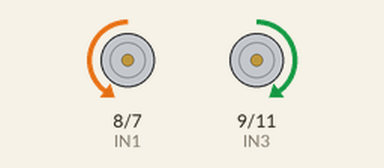
A sketch run on a simulated Arduino Uno, built with avr-gcc and run on an emulated ATmega328P. Parts: motor-driver pin pairs drawn as motors (green arrow = first pin HIGH = forward, orange = second pin HIGH = backward, longer = more drive, scaled by the enable pin).

Above: at 0.5 s.
At 1.5 s:
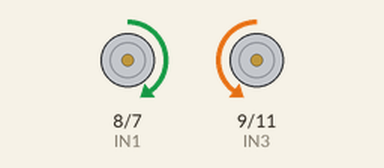
At 2.5 s:
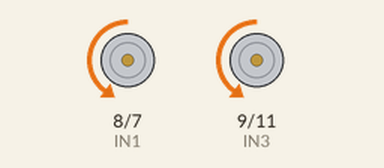
At 3.5 s:
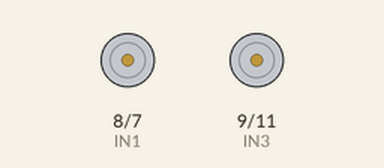
Timing chart, 0 to 5.2 s (numbered marks = the images above):
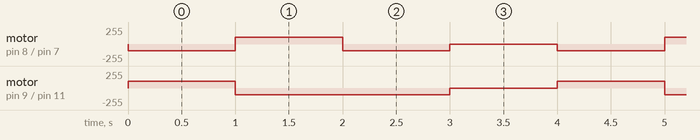

Measured:
- by itself, motor on pin 9 (IN3) / pin 11 (IN4): repeats every 4.0 s: backward 100/255 2.0 s, stopped 1.0 s, forward 100/255 1.0 s
- by itself, motor on pin 8 (IN1) / pin 7 (IN2): repeats every 4.0 s: forward 100/255 1.0 s, backward 100/255 1.0 s, stopped 1.0 s, backward 100/255 1.0 s

The sketch:

Motors.ino
```cpp
 /* These pins turn the motors on/off */
int ENA = 5;    // Left  wheel speed
int ENB = 6;    // Right wheel speed
/* These pins control the direction of the motors*/
int IN2 = 7;
int IN1 = 8;
int IN3 = 9;
int IN4 = 11;

//set car speed
int CAR_SPEED = 100;
typedef unsigned char u8;  //Change the name of unsigned char to u8

void forward(u8 car_speed)
{

  analogWrite(ENA, car_speed);
  analogWrite(ENB, car_speed);
  digitalWrite(IN1, HIGH);
  digitalWrite(IN2, LOW);
  digitalWrite(IN3, LOW);
  digitalWrite(IN4, HIGH);
}


void back(u8 car_speed)
{

  analogWrite(ENA, car_speed);
  analogWrite(ENB, car_speed);
  digitalWrite(IN1, LOW);
  digitalWrite(IN2, HIGH);
  digitalWrite(IN3, HIGH);
  digitalWrite(IN4, LOW);
}


void left(u8 car_speed)
{

  analogWrite(ENA, car_speed);
  analogWrite(ENB, car_speed);
  digitalWrite(IN1, LOW);
  digitalWrite(IN2, HIGH);
  digitalWrite(IN3, LOW);
  digitalWrite(IN4, HIGH);
}

void right(u8 car_speed)
{
  analogWrite(ENA, car_speed);
  analogWrite(ENB, car_speed);
  digitalWrite(IN1, HIGH);
  digitalWrite(IN2, LOW);
  digitalWrite(IN3, HIGH);
  digitalWrite(IN4, LOW);
}

void stop()
{
  digitalWrite(ENA, LOW);
  digitalWrite(ENB, LOW);
}

void setup() {
  pinMode(IN1,OUTPUT);//before useing io pin, pin mode must be set first
  pinMode(IN2,OUTPUT);
  pinMode(IN3,OUTPUT);
  pinMode(IN4,OUTPUT);
  pinMode(ENA,OUTPUT);
  pinMode(ENB,OUTPUT);
}

void loop() {
  back(CAR_SPEED);  //go forward
  delay(1000);
  forward(CAR_SPEED);
  delay(1000);
  left(CAR_SPEED);
  delay(1000);
  right(CAR_SPEED);
  stop();
  delay(1000);

}
```
